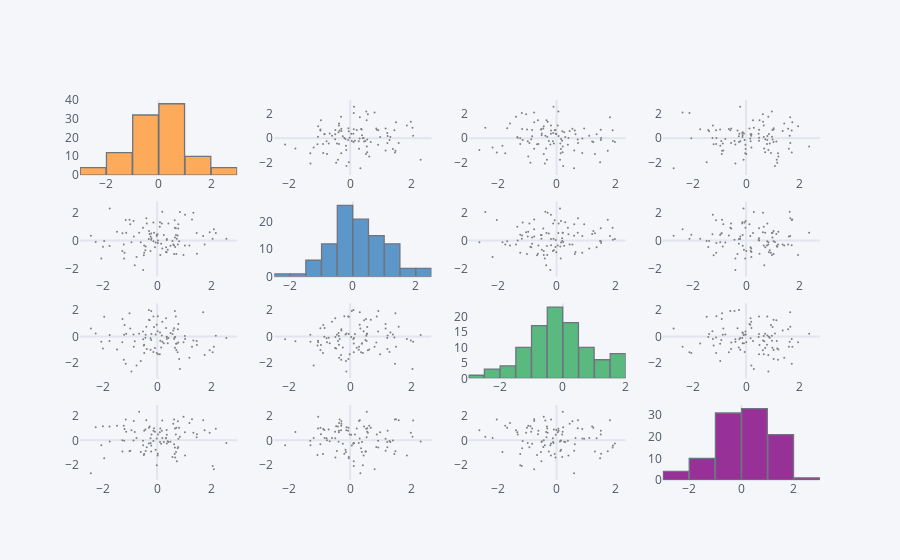

This figure's notebook cell:
### Markdown cell above
## scatter_matrix()

Similar a sns.pairplot()

### Code cell
df.scatter_matrix()
